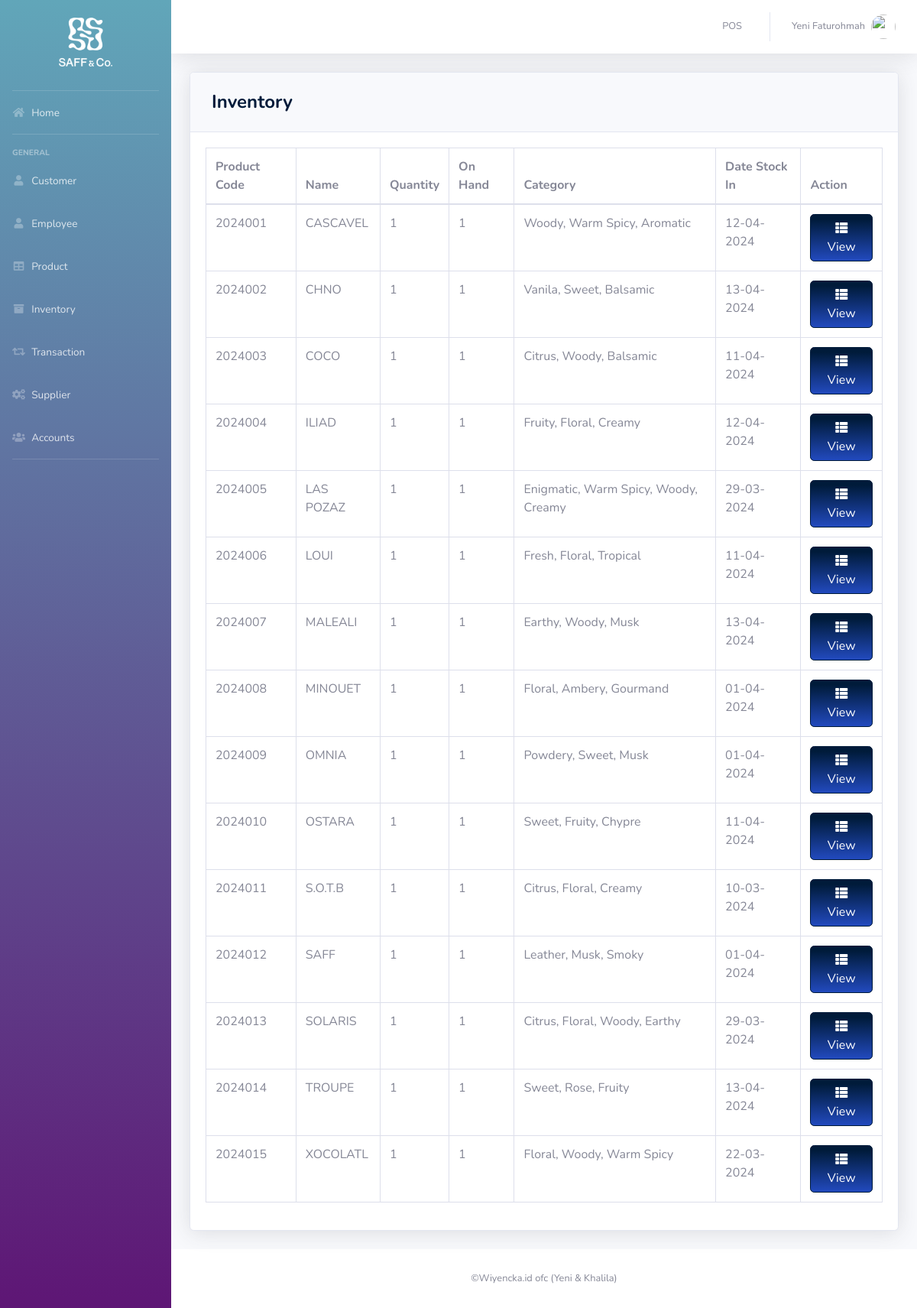
Page /php/inventory.php (signed in) on the committed database.
### tables this page shows
CREATE TABLE `product` (
  `PRODUCT_ID` int(11) NOT NULL,
  `PRODUCT_CODE` varchar(20) NOT NULL,
  `NAME` varchar(50) DEFAULT NULL,
  `DESCRIPTION` varchar(250) NOT NULL,
  `QTY_STOCK` int(50) DEFAULT NULL,
  `ON_HAND` int(250) NOT NULL,
  `PRICE` int(50) DEFAULT NULL,
  `CATEGORY_ID` int(11) DEFAULT NULL,
  `SUPPLIER_ID` int(11) DEFAULT NULL,
  `DATE_STOCK_IN` varchar(50) NOT NULL
);

CREATE TABLE `category` (
  `CATEGORY_ID` int(11) NOT NULL,
  `CNAME` varchar(50) DEFAULT NULL
);

### php/inventory.php (the view, shortened to what this page needs)
<?php
include '../include/connection.php';
include '../include/sidebar.php';
?>
            <div class="card shadow mb-4">
            <div class="card-header py-3">
              <h4 class="m-2 font-weight-bold text-primary">Inventory</h4>
            </div>
            <div class="card-body">
              <div class="table-responsive">
                <table class="table table-bordered" id="dataTable" width="100%" cellspacing="0">
               <thead>
                   <tr>
                     <th>Product Code</th>
                     <th>Name</th>
                     <th>Quantity</th>
                     <th>On Hand</th>
                     <th>Category</th>
                     <th>Date Stock In</th>
                     <th>Action</th>
                   </tr>
               </thead>
          <tbody>
<?php
    $query = 'SELECT PRODUCT_ID, PRODUCT_CODE, NAME, COUNT(`QTY_STOCK`) AS "QTY_STOCK", COUNT(`ON_HAND`) AS "ON_HAND", CNAME, DATE_STOCK_IN FROM product p join category c on p.CATEGORY_ID=c.CATEGORY_ID GROUP BY PRODUCT_CODE';
        $result = mysqli_query($db, $query) or die (mysqli_error($db));
            while ($row = mysqli_fetch_assoc($result)) {
                echo '<tr>';
                echo '<td>'. $row['PRODUCT_CODE'].'</td>';
                echo '<td>'. $row['NAME'].'</td>';
                echo '<td>'. $row['QTY_STOCK'].'</td>';
                echo '<td>'. $row['ON_HAND'].'</td>';
                echo '<td>'. $row['CNAME'].'</td>';
                echo '<td>'. $row['DATE_STOCK_IN'].'</td>';
                      echo '<td align="right">
                              <a type="button" class="btn btn-primary bg-gradient-primary" href="inv_searchfrm.php?action=edit & id='.$row['PRODUCT_CODE'] . '"><i class="fas fa-fw fa-th-list"></i> View</a>
                          </div> </td>';
                echo '</tr> ';
                        }
?>
<?php
include '../include/footer.php';
?>

### rows in the picture
product: PRODUCT_CODE "2024001", NAME "CASCAVEL", QTY_STOCK "1", ON_HAND "1", CATEGORY_ID.CNAME "Woody, Warm Spicy, Aromatic", DATE_STOCK_IN "12-04-2024"
product: PRODUCT_CODE "2024002", NAME "CHNO", QTY_STOCK "1", ON_HAND "1", CATEGORY_ID.CNAME "Vanila, Sweet, Balsamic", DATE_STOCK_IN "13-04-2024"
product: PRODUCT_CODE "2024003", NAME "COCO", QTY_STOCK "1", ON_HAND "1", CATEGORY_ID.CNAME "Citrus, Woody, Balsamic", DATE_STOCK_IN "11-04-2024"
product: PRODUCT_CODE "2024004", NAME "ILIAD", QTY_STOCK "1", ON_HAND "1", CATEGORY_ID.CNAME "Fruity, Floral, Creamy", DATE_STOCK_IN "12-04-2024"
product: PRODUCT_CODE "2024005", NAME "LAS POZAZ", QTY_STOCK "1", ON_HAND "1", CATEGORY_ID.CNAME "Enigmatic, Warm Spicy, Woody, Creamy", DATE_STOCK_IN "29-03-2024"
product: PRODUCT_CODE "2024006", NAME "LOUI", QTY_STOCK "1", ON_HAND "1", CATEGORY_ID.CNAME "Fresh, Floral, Tropical", DATE_STOCK_IN "11-04-2024"
product: PRODUCT_CODE "2024007", NAME "MALEALI", QTY_STOCK "1", ON_HAND "1", CATEGORY_ID.CNAME "Earthy, Woody, Musk", DATE_STOCK_IN "13-04-2024"
product: PRODUCT_CODE "2024008", NAME "MINOUET", QTY_STOCK "1", ON_HAND "1", CATEGORY_ID.CNAME "Floral, Ambery, Gourmand", DATE_STOCK_IN "01-04-2024"
product: PRODUCT_CODE "2024009", NAME "OMNIA", QTY_STOCK "1", ON_HAND "1", CATEGORY_ID.CNAME "Powdery, Sweet, Musk", DATE_STOCK_IN "01-04-2024"
product: PRODUCT_CODE "2024010", NAME "OSTARA", QTY_STOCK "1", ON_HAND "1", CATEGORY_ID.CNAME "Sweet, Fruity, Chypre", DATE_STOCK_IN "11-04-2024"
product: PRODUCT_CODE "2024011", NAME "S.O.T.B", QTY_STOCK "1", ON_HAND "1", CATEGORY_ID.CNAME "Citrus, Floral, Creamy", DATE_STOCK_IN "10-03-2024"
product: PRODUCT_CODE "2024012", NAME "SAFF", QTY_STOCK "1", ON_HAND "1", CATEGORY_ID.CNAME "Leather, Musk, Smoky", DATE_STOCK_IN "01-04-2024"
product: PRODUCT_CODE "2024013", NAME "SOLARIS", QTY_STOCK "1", ON_HAND "1", CATEGORY_ID.CNAME "Citrus, Floral, Woody, Earthy", DATE_STOCK_IN "29-03-2024"
product: PRODUCT_CODE "2024014", NAME "TROUPE", QTY_STOCK "1", ON_HAND "1", CATEGORY_ID.CNAME "Sweet, Rose, Fruity", DATE_STOCK_IN "13-04-2024"
product: PRODUCT_CODE "2024015", NAME "XOCOLATL", QTY_STOCK "1", ON_HAND "1", CATEGORY_ID.CNAME "Floral, Woody, Warm Spicy", DATE_STOCK_IN "22-03-2024"

### other values in the picture
$_SESSION['FIRST_NAME'] "Yeni"
$_SESSION['LAST_NAME'] "Faturohmah"
